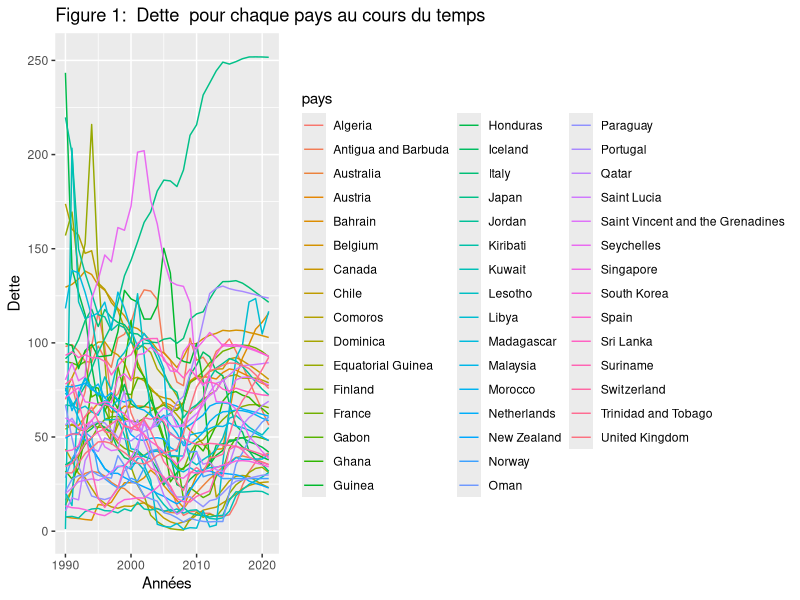
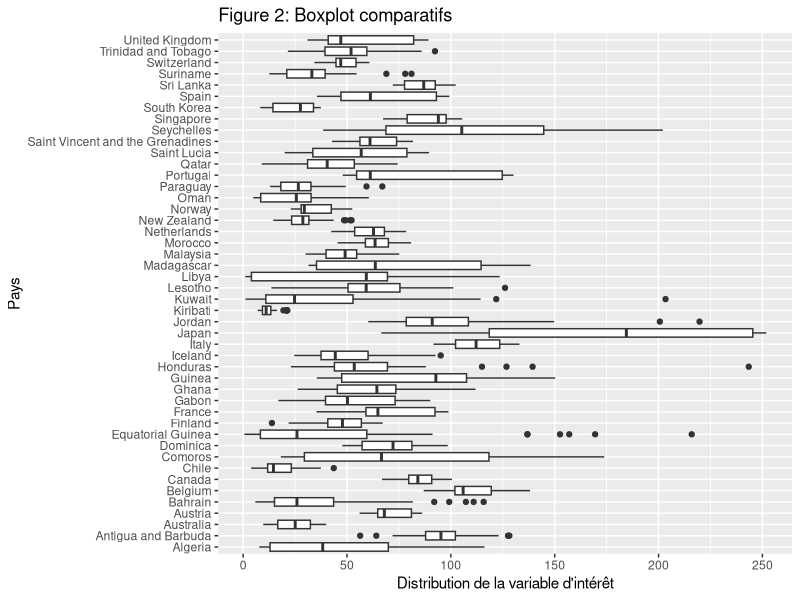

Generate these figures, in order, with R: (Note: this script raises an error after producing the figures.)
## ---- chunk 1
data <- read.csv("archive/Dette_parpays.csv", header = TRUE)
head(data)
## ---- chunk 2
# Suppression des colonnes 'Region' et 'Image.URL'
data <- data[, !(names(data) %in% c("region", "Image.URL"))]


for (colname in names(data)) {
  # Vérifie si le nom de la colonne commence par 'X' suivi de 4 chiffres
  if (grepl("^X[0-9]{4}$", colname)) {
    # Suppression des virgules et conversion en numérique
    data[[colname]] <- as.numeric(gsub(",", ".", data[[colname]]))
    # Renommage de la colonne pour enlever le 'X'
    names(data)[names(data) == colname] <- substr(colname, 2, nchar(colname))
  }
}

head(data)
## ---- chunk 3
library(tidyr)

long_data <- pivot_longer(data, cols = -Country.Name, names_to = "Année", values_to = "Dette")

df <- pivot_wider(long_data, names_from = Country.Name, values_from = Dette)
df <- as.data.frame(df)

# Mettre la colonne année en rownames
rownames(df) <- df$Année

# enlever la colonne année
df <- df[, !(names(df) %in% c("Année"))]

# enlever toutes les colonnes qui ont au moins un 0 dans la colonne
df <- df[, colSums(df == 0) == 0]
head(df)
## ---- chunk 4

# # Utiliser les rownames comme variable pour les années
# df$Annee <- as.numeric(rownames(df))
# 
# # Filtrer le data frame pour ne conserver que les données de la France
# df_france <- df[, c("Annee", "France")]
# 
# # Convertir le data frame en format long avec tidyr
# df_france_long <- gather(df_france, key = "Pays", value = "Dette", -Annee)
# 
# # Créer le ggplot
# ggplot(df_france_long, aes(x = Annee, y = Dette)) +
#   geom_line() +
#   labs(title = "Dette de la France au fil du temps",
#        x = "Année",
#        y = "Dette") +
#   theme_minimal()
## ---- chunk 5
years <- 1990:2021
ndf <- cbind(years,df)
data_longer <-  ndf%>%pivot_longer(!years, names_to="pays", values_to="Dette")
head(data_longer)
## ---- chunk 6
library(ggplot2)
ggplot(data_longer, aes(x=years, y=Dette, color=pays)) + geom_line() +  
  xlab("Années") +
  ylab("Dette") +
  ggtitle("Figure 1:  Dette  pour chaque pays au cours du temps ")
## ---- chunk 7
ggplot(data = data_longer,aes(x =pays, y = Dette)) +
  geom_boxplot() +
  xlab("Pays") +
  ylab("Distribution de la variable d'intérêt")+
  coord_flip()+ 
  ggtitle("Figure 2: Boxplot comparatifs")
## ---- chunk 8
# nombre d'individue de df
n <- ncol(df)


## ---- chunk 9
y=data.matrix(df)
#y
xrange = range(as.numeric(rownames(y)))
## ---- chunk 10
splbasis = create.bspline.basis(xrange,norder=6,breaks=years)
gcv = 1:40
for (i in 1:40){
  lambda = exp(i-10)
  fdparTemp = fdPar(splbasis,Lfdobj = 4,lambda=lambda)
  smoothdata = smooth.basis(years,y,fdParobj = fdparTemp)
  gcv[i] = mean(smoothdata$gcv) #n valeur de critere general pour un lambda donnée soit la moyenne 
}
plot(gcv)
which.min(gcv)
## ---- chunk 11
lambda = exp(which.min(gcv)-10)
lambda
fdparTemp = fdPar(splbasis,Lfdobj = 4,lambda=lambda)
smoothdata = smooth.basis(years,y,fdParobj = fdparTemp)
## ---- chunk 12
fhatsmooth = eval.fd(years,smoothdata$fd)
par(mfrow=c(1,2))
matplot(years,y,type="l",lty=1,ylab="",main="donnees brutes")
matplot(years,fhatsmooth,type="l",lty=1,ylab="",main="donnees lissees")
## ---- chunk 13
matplot(years,fhatsmooth-y,lty=1,type="l",ylab="residus")
## ---- chunk 14
meantemp = mean.fd(smoothdata$fd) #moyenne (objet fonctionnel fd)
meantemp
## ---- chunk 15
matplot(fhatsmooth,col="gray",type="l",xlab="Année",ylab="Dette")
lines(meantemp$coefs,lwd=2)
## ---- chunk 16
covtemp = var.fd(smoothdata$fd)
surfcov = eval.bifd(xrange[1]:xrange[2],xrange[1]:xrange[2],covtemp)
## ---- chunk 17
nofColors <- 100
colorFunc <- colorRampPalette(c('blue', 'red'));
colors_   <- colorFunc(nofColors)
z=surfcov
z.centerValues <- (
   z[      -1  ,      -1  ] +
   z[      -1  , -ncol(z) ] +
   z[ -nrow(z) ,      -1  ] +
   z[ -nrow(z) , -ncol(z) ]
) / 4

z.colorBin <- cut(z.centerValues, nofColors);

## ---- chunk 18

persp(surfcov,theta=30,xlab="Années",ylab="Années",zlab="covariance",col=  colors_[z.colorBin],)

## ---- chunk 19
filled.contour(surfcov)
## ---- chunk 20
cortemp = cor.fd(xrange[1]:xrange[2],smoothdata$fd)
#renvoie directement la matrice de corrélation emprique évaluée en les points demandés
## ---- chunk 21
persp(cortemp,theta=90,phi=40,xlab="Années",ylab="Années",zlab="corrélation",col=  colors_[z.colorBin],)
## ---- chunk 22
filled.contour(cortemp)
## ---- chunk 23
sdtemp = sd.fd(smoothdata$fd) #ecart-type (objet fonctionnel fd)
## ---- chunk 24
matplot(fhatsmooth,col="gray",type="l",xlab="jours",ylab="temperature")
fnmoy = eval.fd(xrange[1]:xrange[2],meantemp)
fnsd  = eval.fd(xrange[1]:xrange[2],sdtemp)
lines(fnmoy,lwd=2)
lines(fnmoy+2*fnsd,lwd=2,col=4,lty=2)
lines(fnmoy-2*fnsd,lwd=2,col=4,lty=2)
